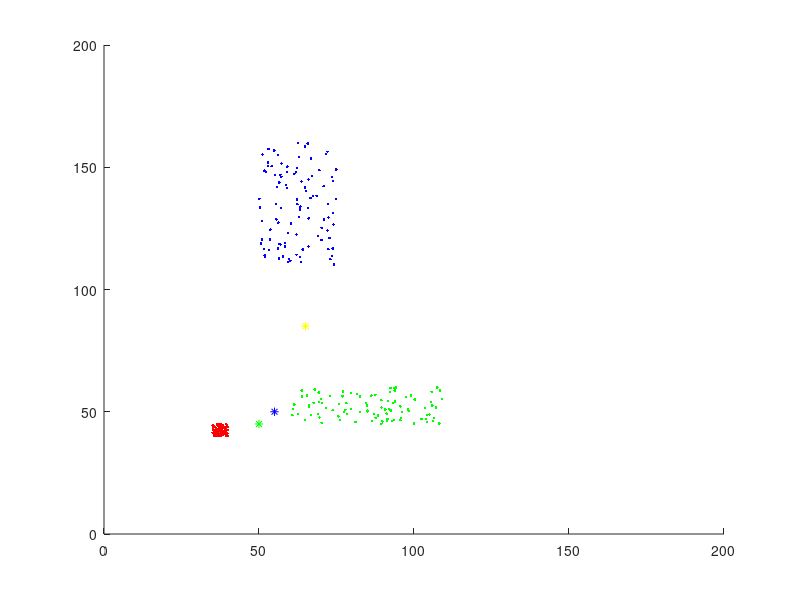

This figure's MATLAB source: (Note: this script raises an error after producing the figure.)
%calcul de points pour le td de Robotique Mobile
clear all;
clf;
NbPoints=100;
tab1_pts= zeros(2,NbPoints);
tab2_pts= zeros(2,NbPoints);
tab3_pts= zeros(2,NbPoints);

for k=1:NbPoints
	valuex1=35+5*rand();
	valuey1=40+5*rand();
	valuex2=60+50*rand();
	valuey2=45+15*rand();
	valuex3=50+25*rand();
	valuey3=110+50*rand();
	tab1_pts(1,k)=valuex1;
	tab1_pts(2,k)=valuey1;
	tab2_pts(1,k)=valuex2;
	tab2_pts(2,k)=valuey2;
	tab3_pts(1,k)=valuex3;
	tab3_pts(2,k)=valuey3;
end

hold on;
figure(1);
plot(tab1_pts(1,:),tab1_pts(2,:),'.r');
plot(tab2_pts(1,:),tab2_pts(2,:),'.g');
plot(tab3_pts(1,:),tab3_pts(2,:),'.b');
plot(37,42,'*r');
plot(50,45,'*g');
plot(55,50,'*b');
plot(65,85,'*y')
axis([0,200,0,200]);

NoClassifiedPoints = [37 50 55 65; 42 45 50 85];
ClassifiedPoints(:,:,1) = tab1_pts;
ClassifiedPoints(:,:,2) = tab2_pts;
ClassifiedPoints(:,:,3) = tab3_pts;

% Mean approximate
%KanotoMeans(NoClassifiedPoints, ClassifiedPoints)

%K_means approximate
%KanotoKmeans(NoClassifiedPoints, ClassifiedPoints, 10)

%Mahalanobis approximate
%KanotoMahalanobis(NoClassifiedPoints, ClassifiedPoints)

%ACP
%[vecp, valp] = KanotoACP(NoClassifiedPoints, ClassifiedPoints)

%Hough's transform
figure(2);

Table1 = [11 25 55 68 105 145 190 220 238 251 275;
    239 150 209 80 181 161 141 173 121 58 109];

Table2 = [212 280 321 325 388 432 440 475 483;
    235 256 135 160 252 304 171 140 367];

[tab_theta_P, tab_visu, P, theta] = KanotoHough(Table1, 6);
plot(tab_theta_P(2,:), tab_theta_P(1,:), '.r');
plot(P,theta, '*b');

%min square
figure(3);

[A, B] = KanotoMinSquare(Table1);

plot(Table1(2,:), Table1(1,:), '.r');
X = [0; 240];
Y = [B; A*240+B];
line(X,Y);

%median square
figure(4);

[A, B] = KanotoMedianSquare(Table1);

plot(Table1(2,:), Table1(1,:), '.r');
X = [40; 240];
Y = [A*40 + B; A*240 + B];
line(X,Y);
